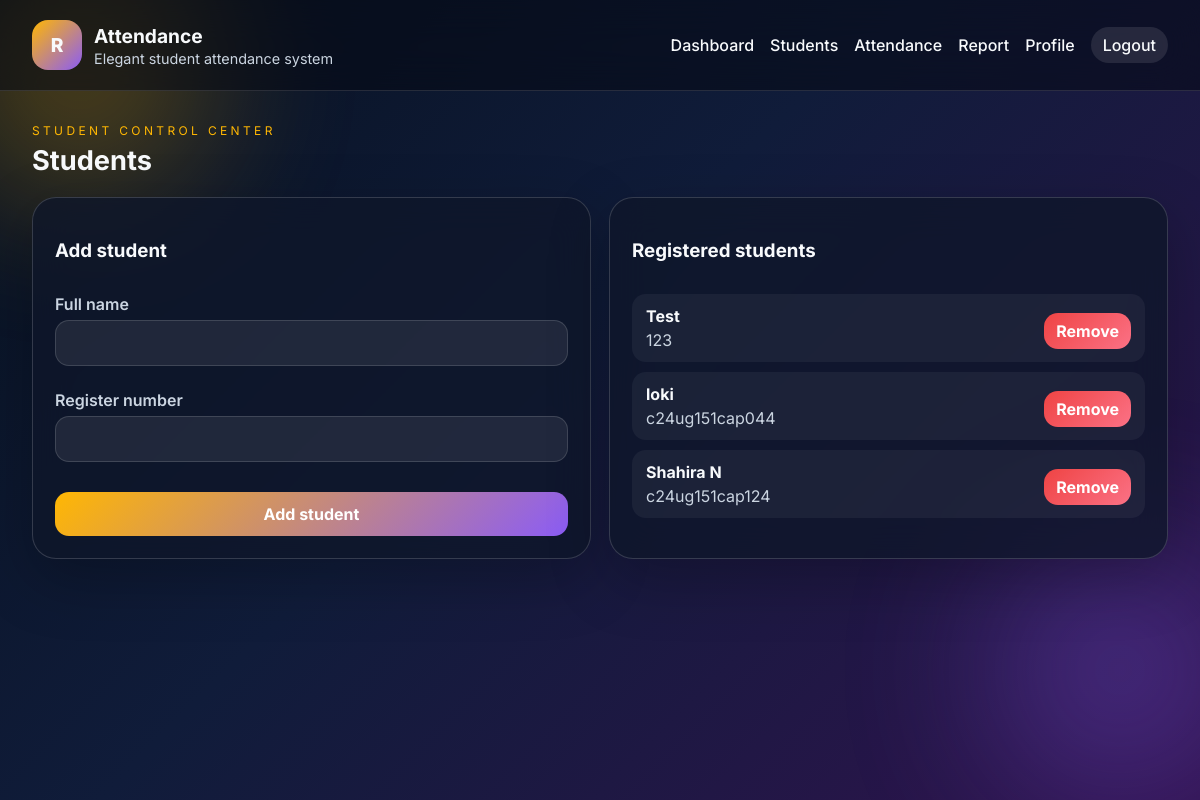
The page /students (signed in) on the database as committed earlier.
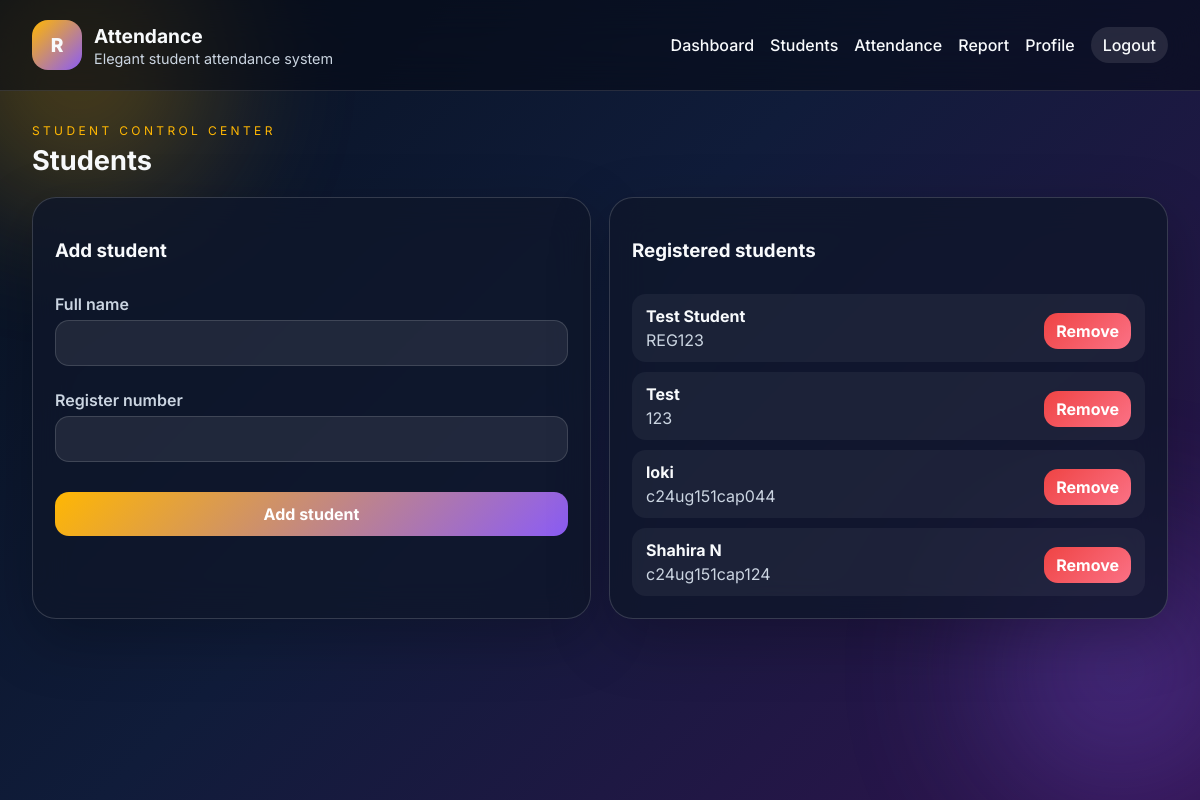
The same page on the database as committed later.
### tables this page shows
CREATE TABLE students (
            id INTEGER PRIMARY KEY AUTOINCREMENT,
            full_name TEXT NOT NULL,
            register_number TEXT NOT NULL UNIQUE,
            created_at TEXT NOT NULL DEFAULT CURRENT_TIMESTAMP
        );

### app.py (the view, shortened to what this page needs)
@app.route('/students', methods=['GET', 'POST'])
@login_required
def students():
    try:
        student_list = get_all_students()
        return render_template('students.html', students=student_list)
    except Exception:
        app.logger.exception('Error while processing student request')
        flash('Unable to process student request right now.', 'danger')
        return redirect(url_for('students'))

### auth.py (called while the page is built)
def login_required(view):
    @wraps(view)
    def wrapped(*args, **kwargs):
        if not session.get('user_id'):
            flash('Please log in to continue.', 'warning')
            return redirect(url_for('login'))
        return view(*args, **kwargs)
    return wrapped

### models.py (called while the page is built)
def get_db_connection():
    conn = sqlite3.connect(Config.DATABASE_PATH)
    conn.row_factory = sqlite3.Row
    return conn

### student.py (called while the page is built)
def get_all_students():
    conn = get_db_connection()
    rows = conn.execute(
        'SELECT * FROM students ORDER BY created_at DESC'
    ).fetchall()
    conn.close()
    return [dict(row) for row in rows]

### templates/students.html (shortened to what this page needs)
{% extends 'base.html' %}
{% block content %}
<div class="page-head">
    <div>
        <p class="eyebrow">Student control center</p>
        <h2>Students</h2>
    </div>
</div>
<div class="grid-two">
    {% if session.get('username') == 'admin' %}
    <section class="panel">
        <div class="panel-head">
            <h3>Add student</h3>
        </div>
        <form method="post" class="form-stack">
            <label>Full name
                <input type="text" name="full_name" required>
            </label>
            <label>Register number
                <input type="text" name="register_number" required>
            </label>
            <button type="submit">Add student</button>
        </form>
    </section>
    {% endif %}
    <section class="panel">
        <div class="panel-head">
            <h3>Registered students</h3>
        </div>
        {% if session.get('username') == 'admin' %}
        <div class="student-list">
            {% for student in students %}
            <div class="student-card">
                <div>
                    <strong>{{ student.full_name }}</strong>
                    <p>{{ student.register_number }}</p>
                </div>
                <form method="post">
                    <button type="submit" class="danger-btn">Remove</button>
                </form>
            </div>
            {% else %}
            <p>No students added yet.</p>
            {% endfor %}
        </div>
        {% else %}
        <p>Only the admin account can add or remove students.</p>
        {% endif %}
    </section>
</div>
{% endblock %}

Rows that differ between the two databases and show on the page:
added students: full_name "Test Student", register_number "REG123"
